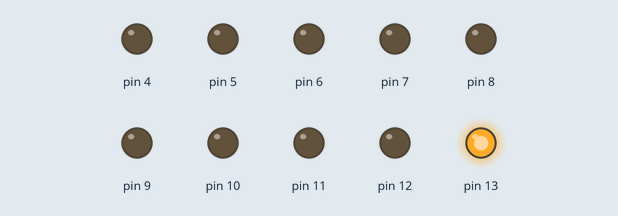
This sketch was run on a simulated Arduino Uno, built with avr-gcc and run on an emulated ATmega328P. Shown: output pins drawn as LEDs (lit = HIGH).

Above: at 0.1 s.
At 1.1 s:
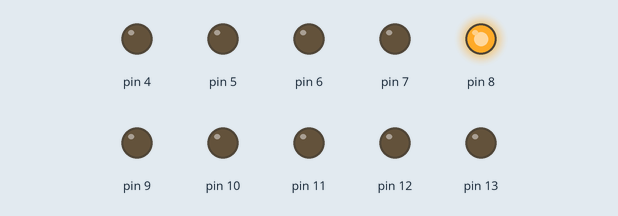
At 2.1 s:
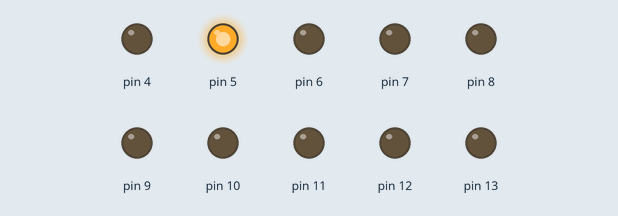
At 4.1 s:
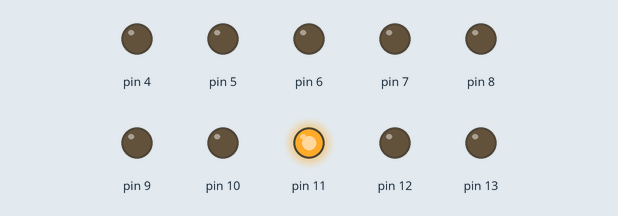
At 6.1 s:
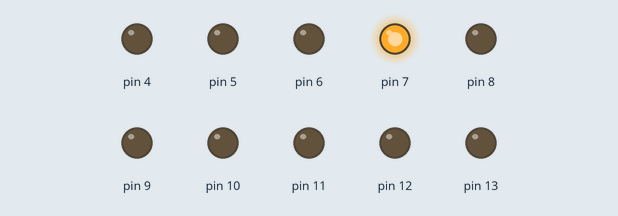
At 8.1 s:
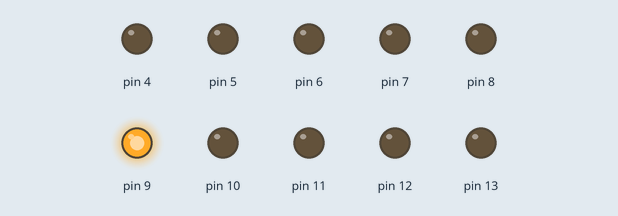
Timing chart, 0 to 8.4 s (numbered marks = the images above):
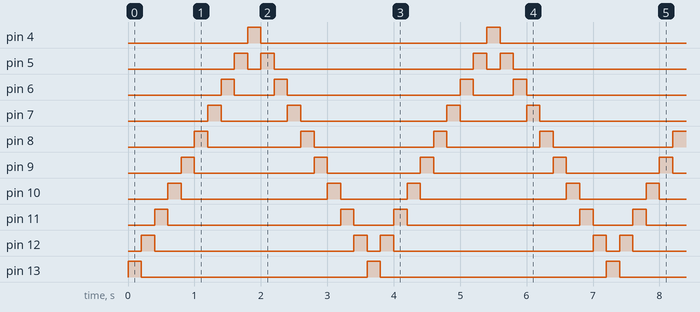

The sketch:

LEDs_deslizantes.ino
```cpp
void setup() {
  pinMode(4,OUTPUT);
  pinMode(5,OUTPUT);
  pinMode(6,OUTPUT);
  pinMode(7,OUTPUT);
  pinMode(8,OUTPUT);
  pinMode(9,OUTPUT);
  pinMode(10,OUTPUT);
  pinMode(11,OUTPUT);
  pinMode(12,OUTPUT);
  pinMode(13,OUTPUT);

}

void loop() {
  // put your main code here, to run repeatedly:
  digitalWrite(13, HIGH);
  digitalWrite(12,LOW);
  delay(200);
  digitalWrite(12, HIGH);
  digitalWrite(13,LOW);
  delay(200);
  digitalWrite(11, HIGH);
  digitalWrite(12,LOW);
  delay(200);
  digitalWrite(10, HIGH);
  digitalWrite(11,LOW);
  delay(200);
  digitalWrite(9, HIGH);
  digitalWrite(10,LOW);
  delay(200);
  digitalWrite(8, HIGH);
  digitalWrite(9,LOW);
  delay(200);
  digitalWrite(7, HIGH);
  digitalWrite(8,LOW);
  delay(200);
  digitalWrite(6, HIGH);
  digitalWrite(7,LOW);
  delay(200);
  digitalWrite(5, HIGH);
  digitalWrite(6,LOW);
  delay(200);
  digitalWrite(4, HIGH);
  digitalWrite(5,LOW);
  delay(200);
  digitalWrite(5, HIGH);
  digitalWrite(4,LOW);
  delay(200);
  digitalWrite(6, HIGH);
  digitalWrite(5,LOW);
  delay(200);
  digitalWrite(7, HIGH);
  digitalWrite(6,LOW);
  delay(200);
  digitalWrite(8, HIGH);
  digitalWrite(7,LOW);
  delay(200);
  digitalWrite(9, HIGH);
  digitalWrite(8,LOW);
  delay(200);
  digitalWrite(10, HIGH);
  digitalWrite(9,LOW);
  delay(200);
  digitalWrite(11, HIGH);
  digitalWrite(10,LOW);
  delay(200);
  digitalWrite(12, HIGH);
  digitalWrite(11,LOW);
  delay(200);
}
```

Measured:
- by itself, pin 4, pin 13: alternates HIGH for 0.20 s and LOW for 3.4 s
- by itself, pin 5: repeats every 3.6 s: LOW 0.20 s, HIGH 0.20 s, LOW 3.0 s, HIGH 0.20 s
- by itself, pin 6: repeats every 3.6 s: LOW 0.60 s, HIGH 0.20 s, LOW 2.6 s, HIGH 0.20 s
- by itself, pin 7: repeats every 3.6 s: LOW 1.0 s, HIGH 0.20 s, LOW 2.2 s, HIGH 0.20 s
- by itself, pin 8: repeats every 3.6 s: LOW 1.4 s, HIGH 0.20 s, LOW 1.8 s, HIGH 0.20 s
- by itself, pin 9: repeats every 3.6 s: LOW 1.8 s, HIGH 0.20 s, LOW 1.4 s, HIGH 0.20 s
- by itself, pin 10: repeats every 3.6 s: LOW 2.2 s, HIGH 0.20 s, LOW 1.0 s, HIGH 0.20 s
- by itself, pin 11: repeats every 3.6 s: LOW 2.6 s, HIGH 0.20 s, LOW 0.60 s, HIGH 0.20 s
